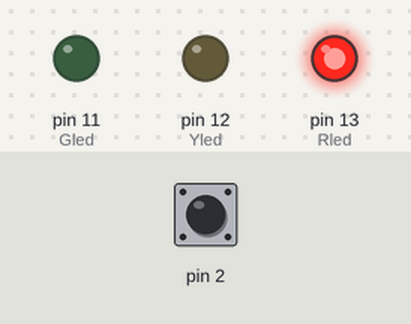
Bench run of a sketch on a simulated Arduino Uno, built with avr-gcc and run on an emulated ATmega328P. Parts: output pins drawn as LEDs (lit = HIGH). The test bench sets the inputs (shaded band); at power-on: pin 2 HIGH.

Above: at 1.2 s.
1.3 s: pin 2 pulled LOW for 0.15 s
At 2.3 s:
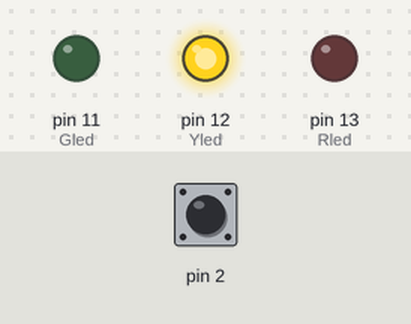
4.4 s: pin 2 pulled LOW for 3.2 s
At 10.7 s:
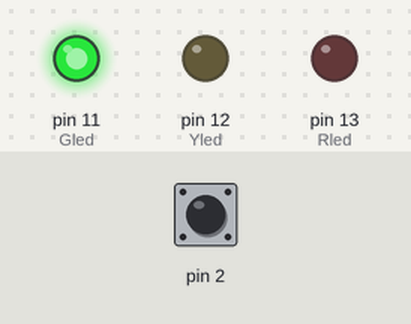
Timing chart, 0 to 14.8 s (numbered marks = the images above; inputs shaded):
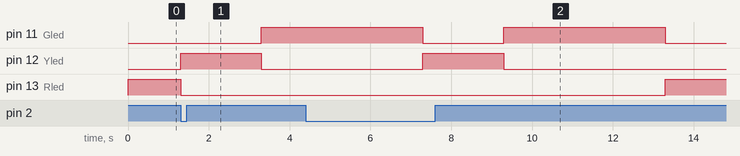

Measured:
- after the input at 1.3 s, pin 11 (Gled): LOW → HIGH after 2.0 s; pin 12 (Yled): LOW → HIGH at once, → LOW 2.0 s later; pin 13 (Rled): HIGH → LOW at once
- after the input at 4.4 s, pin 12 (Yled): LOW → HIGH after 2.9 s, → LOW 2.0 s later; pin 13 (Rled): LOW → HIGH after 8.9 s instead of 2.9 s

The sketch:

TrafficLight.ino.ino
```cpp
int Rled=13,Yled=12,Gled=11;
//
void setup(){
  pinMode(Rled,OUTPUT);
  pinMode(Yled,OUTPUT);
  pinMode(Gled,OUTPUT);
  pinMode(2,INPUT_PULLUP);
}

void loop(){
  int sw=digitalRead(2);
  digitalWrite(Rled,HIGH);
  if(!sw){
    digitalWrite(Rled,LOW);
    digitalWrite(Yled,HIGH);
    delay(2000);
    digitalWrite(Yled,LOW);
    digitalWrite(Gled,HIGH);
    delay(4000);
    digitalWrite(Gled,LOW);
  }
}
```
